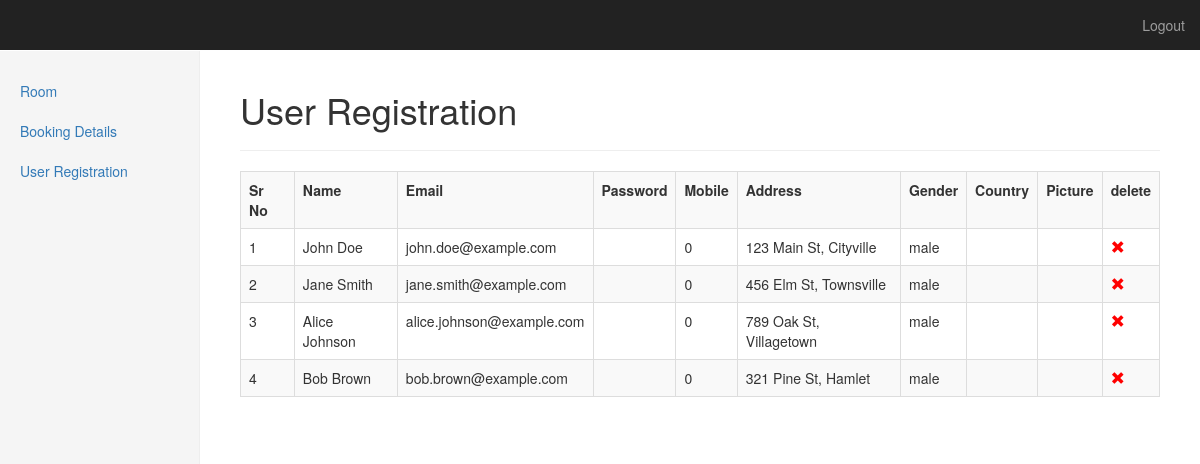
The app's page /admin/dashboard.php?option=user_registration with its own data.
### tables this page shows
CREATE TABLE `user` (
  `id` int(11) NOT NULL,
  `name` char(50) NOT NULL,
  `email` varchar(50) NOT NULL,
  `password` varchar(100) NOT NULL,
  `mobile` bigint(20) NOT NULL,
  `address` varchar(255) NOT NULL,
  `gender` enum('male','female','other') NOT NULL,
  `country` varchar(50) NOT NULL,
  `pictrure` varchar(255) NOT NULL
);

### admin/user_registration.php (the view, shortened to what this page needs)
<table class="table table-bordered table-striped table-hover">
	<h1>User Registration</h1><hr>
	<tr>
		<th>Sr No</th>
		<th>Name</th>
		<th>Email</th>
		<th>Password</th>
		<th>Mobile</th>
		<th>Address</th>
		<th>Gender</th>
		<th>Country</th>
		<th>Picture</th>
		<th>delete</th>
	</tr>
	<?php
$i=1;
$sql=mysqli_query($con,"select * from user");
while($res=mysqli_fetch_assoc($sql))
{
	$id=$res['id'];
?>
<tr>
		<td><?php echo $i;$i++; ?></td>
		<td><?php echo $res['name']; ?></td>
		<td><?php echo $res['email']; ?></td>
		<td><?php echo $res['password']; ?></td>
		<td><?php echo $res['mobile']; ?></td>
		<td><?php echo $res['address']; ?></td>
		<td><?php echo $res['gender']; ?></td>
		<td><?php echo $res['country']; ?></td>
		<td><?php echo $res['pictrure']; ?></td>
		<td><a href="#" onclick="deluser('<?php echo $id; ?>')"><span class="glyphicon glyphicon-remove" style='color:red'></span></a></td>
	</tr>
<?php
}
?>

### admin/dashboard.php (shortened to what this page needs)
<?php
include('connection.php');
?>
<!DOCTYPE html>
<html lang="en">
  <head>
  <link rel="stylesheet" href="https://maxcdn.bootstrapcdn.com/bootstrap/3.4.0/css/bootstrap.min.css">
  <link href="dashboard.css" rel="stylesheet">
  </head>
  <body>
<nav class="navbar navbar-inverse navbar-fixed-top">
      <div class="container-fluid">
        <div id="navbar" class="navbar-collapse collapse">
          <ul class="nav navbar-nav navbar-right">
            <li><a href="logout.php">Logout</a></li>
          </ul>
        </div>
      </div>
    </nav>
    <div class="container-fluid">
      <div class="row">
        <div class="col-sm-3 col-md-2 sidebar">
          <ul class="nav nav-sidebar">
            <li><a href="dashboard.php?option=rooms">Room</a></li>
            <li><a href="dashboard.php?option=booking_details">Booking Details</a></li>
            <li><a href="dashboard.php?option=user_registration">User Registration</a></li>
          </ul>
          </div>
        <div class="col-sm-9 col-sm-offset-3 col-md-10 col-md-offset-2 main">
<?php
@$opt = $_GET['option'];
if ($opt == "") {
    include('reports.php');
} else {
    if ($opt == "rooms") {
        include('rooms.php');
    } else if ($opt == "add_rooms") {
        include('add_rooms.php');
    } else if ($opt == "delete_room") {
        include('delete_room.php');
    } else if ($opt == "update_room") {
        include('update_room.php');
    } else if ($opt == "booking_details") {
        include('booking_details.php');
    } else if ($opt == "user_registration") {
        include('user_registration.php');
    } else if ($opt == "admin_profile") {
        include('admin_profile.php');
    }
}
?>
        </div>
      </div>
    </div>
  </body>
</html>

### admin/dashboard.css (style rules this page uses)
body { padding-top: 50px; }
.navbar-fixed-top { border: 0; }
.sidebar { display: none; }
@media (min-width:600px) { .sidebar { position: fixed; top: 51px; bottom: 0; left: 0; z-index: 1000; display: block; padding: 20px; overflow-x: hidden; overflow-y: auto; background-color: #f5f5f5; border-right: 1px solid #eee; } }
.nav-sidebar { margin-right: -21px; margin-bottom: 20px; margin-left: -20px; }
.nav-sidebar > li > a { padding-right: 20px; padding-left: 20px; }
.main { padding: 20px; }
@media (min-width: 768px) { .main { padding-right: 40px; padding-left: 40px; } }
.navbar { margin-bottom: 0; border-radius: 0; }

### admin/dashboard.php (style rules this page uses)
.navbar { margin-bottom: 0; border-radius: 0; }

### records on screen
user: name "John Doe", email "john.doe@example.com", mobile "0", address "123 Main St, Cityville", gender "male"
user: name "Jane Smith", email "jane.smith@example.com", mobile "0", address "456 Elm St, Townsville", gender "male"
user: name "Alice Johnson", email "alice.johnson@example.com", mobile "0", address "789 Oak St, Villagetown", gender "male"
user: name "Bob Brown", email "bob.brown@example.com", mobile "0", address "321 Pine St, Hamlet", gender "male"
